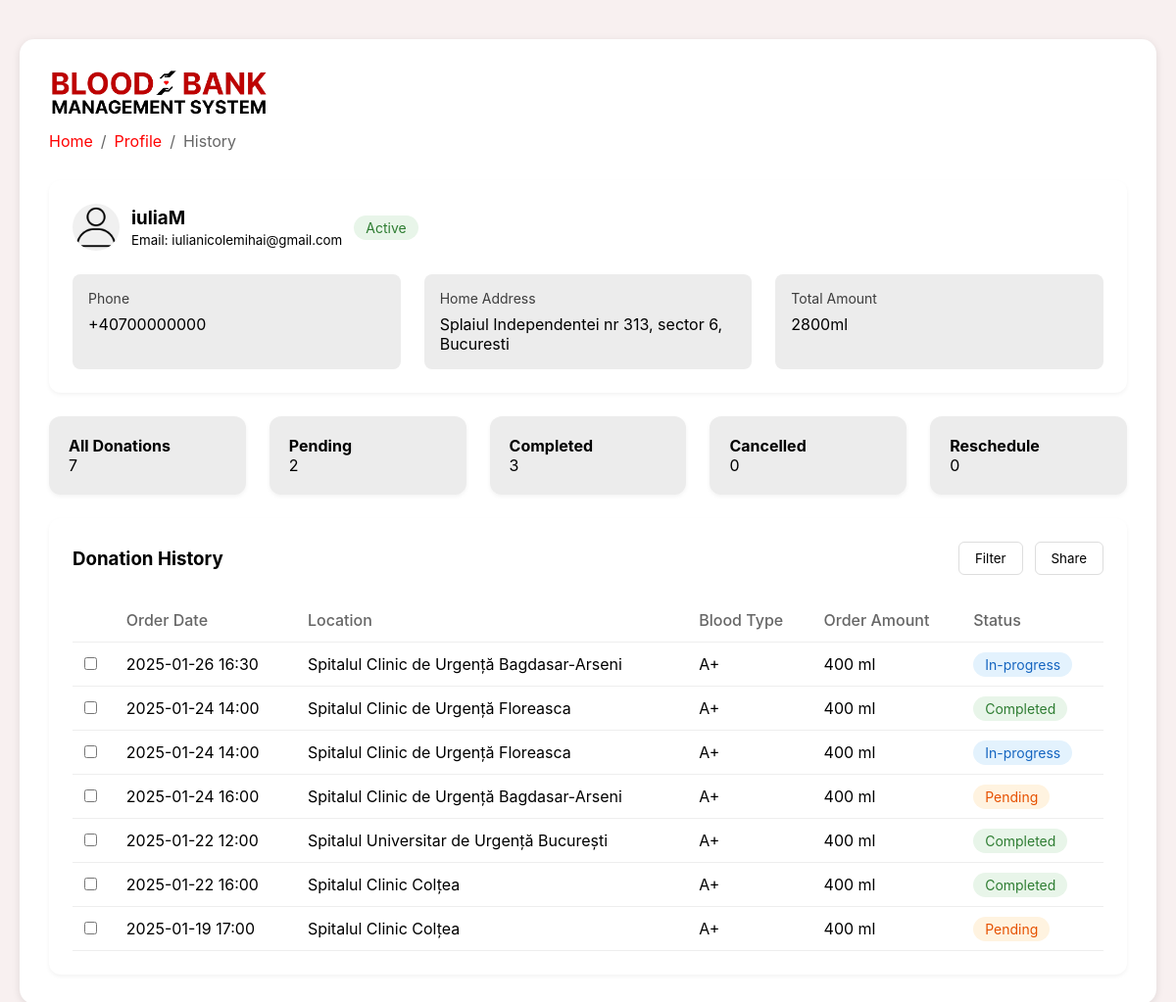
The page /donation-history (signed in) on the database as committed earlier.
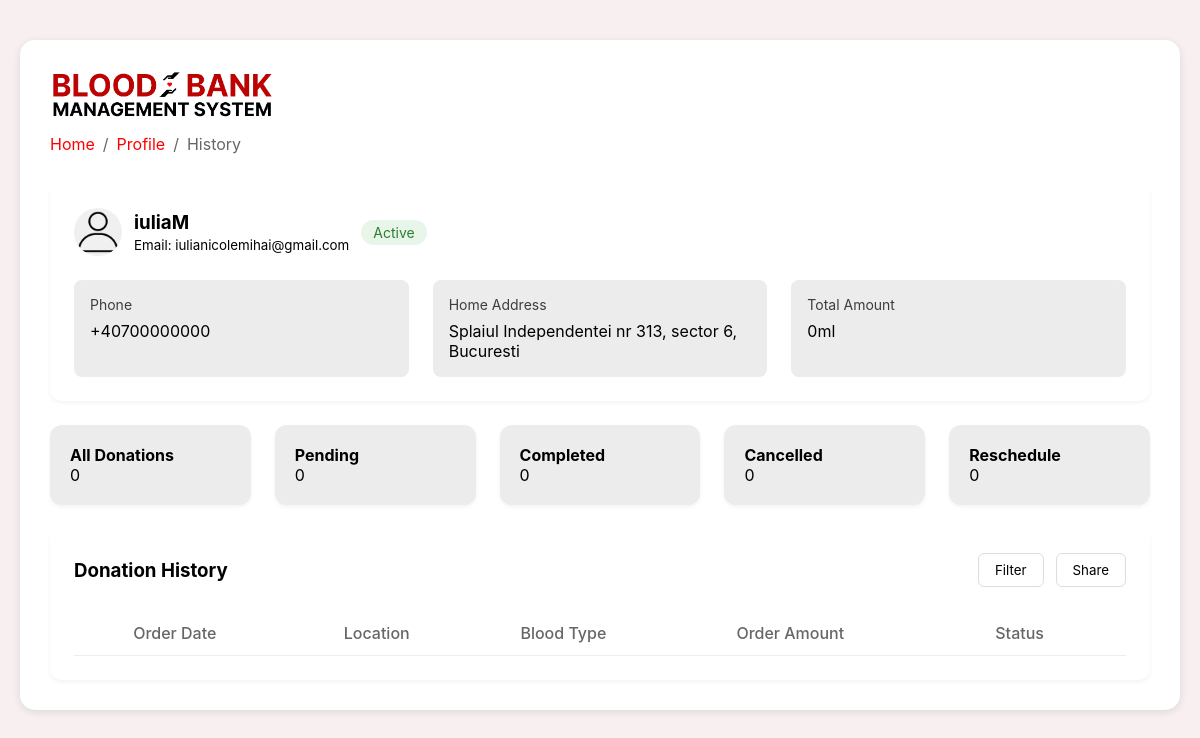
The same page on the database as committed later.
### tables this page shows
CREATE TABLE users (
        id INTEGER PRIMARY KEY AUTOINCREMENT,
        full_name TEXT NOT NULL,
        username TEXT UNIQUE NOT NULL,
        email TEXT UNIQUE NOT NULL,
        password TEXT NOT NULL 
    , is_admin BOOLEAN DEFAULT 0);

CREATE TABLE appointments (
    appointment_id INTEGER PRIMARY KEY AUTOINCREMENT,
    user_id INTEGER NOT NULL,
    date DATE NOT NULL,
    time TIME NOT NULL,
    hospital_name TEXT NOT NULL,
    blood_type TEXT NOT NULL,
    FOREIGN KEY (user_id) REFERENCES users (id)
    );

### app.py (the view)
@app.route('/donation-history')
def donation_history():
    if 'logged_in' in session:
        user_id = session['user_id']  # Get the logged-in user's ID
        conn = get_db_connection()
        cursor = conn.cursor()
        cursor.execute('''
            SELECT username, email
            FROM users
            WHERE id = ?
        ''', (user_id,))
        user_info = cursor.fetchone()
        cursor.execute('''
            SELECT date, time, hospital_name, blood_type
            FROM appointments
            WHERE user_id = ?
            ORDER BY date DESC
        ''', (user_id,))
        appointments = cursor.fetchall()
        total_donations = len(appointments)
        donation_history = []
        statuses = ['Completed', 'In-progress', 'Pending']
        for appointment in appointments:
            donation_history.append({
                'date': appointment['date'],
                'time': appointment['time'],
                'hospital_name': appointment['hospital_name'],
                'blood_type': appointment['blood_type'],
                'status': random.choice(statuses)  # Random status for display
            })
        conn.close()
        return render_template('donation-history.html',
                               user_info=user_info,
                               total_donations=total_donations,
                               donation_history=donation_history)
    flash("Please log in to access your donation history.", 'error')
    return redirect(url_for('login'))

### app.py (called while the page is built)
def get_db_connection():
    try:
        conn = sqlite3.connect('database.db')  # Adjust path if necessary
        conn.row_factory = sqlite3.Row  # Enable dictionary-like row access
        return conn
    except sqlite3.Error as e:
        print(f"Error connecting to database: {e}")
        return None

### templates/donation-history.html (shortened to what this page needs)
<!DOCTYPE html>
<html>
<head>
    <link rel="stylesheet" href="{{ url_for('static', filename='css/styles-donation-history.css') }}">
</head>
<body>
  <div class="container">
    <div class="navbar-logo">
      <a href="/">
          <img src="{{ url_for('static', filename='images/logo1.png') }}" alt="Blood Bank Management System Logo">
      </a>
  </div>
    <div class="header">
      <div class="breadcrumb">
            <a href="{{ url_for('index') }}">Home</a> /
          <a href="{{ url_for('gamification') }}">Profile</a> /
          <span>History</span>
      </div>
  </div>
    <div class="donor-info">
      <div class="user-header">
        <div class="user-avatar">
            <img src="{{ url_for('static', filename='images/profile_icon.png') }}" alt="User Icon">
        </div>
        <div>
            <h3>{{ session['username'] }}</h3>
            <small>Email: {{ user_info['email'] }}</small>
        </div>
        <span class="status-badge">Active</span>
    </div>
      <div class="info-grid">
        <div class="info-item">
          <div class="info-label">Phone</div>
          <div>+40700000000</div>
        </div>
        <div class="info-item">
          <div class="info-label">Home Address</div>
          <div>Splaiul Independentei nr 313, sector 6, Bucuresti</div>
        </div>
        <div class="info-item">
          <div class="info-label">Total Amount</div>
          <div>{{ donation_history | length * 400 }}ml</div>
        </div>
      </div>
    </div>
    <div class="stats-grid">
      <div class="stat-card">
          <h4>All Donations</h4>
          <div>{{ total_donations }}</div>
      </div>
      <div class="stat-card">
          <h4>Pending</h4>
          <div>{{ donation_history | selectattr('status', 'equalto', 'Pending') | list | length }}</div>
      </div>
      <div class="stat-card">
          <h4>Completed</h4>
          <div>{{ donation_history | selectattr('status', 'equalto', 'Completed') | list | length }}</div>
      </div>
      <div class="stat-card">
          <h4>Cancelled</h4>
          <div>{{ donation_history | selectattr('status', 'equalto', 'Cancelled') | list | length }}</div>
      </div>
      <div class="stat-card">
          <h4>Reschedule</h4>
          <div>{{ donation_history | selectattr('status', 'equalto', 'Reschedule') | list | length }}</div>
      </div>
    </div>
    <div class="donation-history">
      <div class="history-header">
        <h3>Donation History</h3>
        <div class="action-buttons">
          <button class="btn">Filter</button>
          <button class="btn">Share</button>
        </div>
      </div>
      <table>
        <thead>
          <tr>
            <th></th>
            <th>Order Date</th>
            <th>Location</th>
            <th>Blood Type</th>
            <th>Order Amount</th>
            <th>Status</th>
          </tr>
        </thead>
        <tbody>
          {% for donation in donation_history %}
          <tr>
            <td><input type="checkbox"></td>
            <td>{{ donation['date'] }} {{ donation['time'] }}</td>
            <td>{{ donation['hospital_name'] }}</td>
            <td>{{ donation['blood_type'] }}</td>
            <td>400 ml</td>
            <td><span class="status {{ donation['status']|lower }}">{{ donation['status'] }}</span></td>
          </tr>
          {% endfor %}
        </tbody>
      </table>
    </div>
  </div>
</body>
</html>

### static/css/styles-donation-history.css (style rules this page uses)
* { margin: 0; padding: 0; box-sizing: border-box; font-family: -apple-system, BlinkMacSystemFont, "Segoe UI", Roboto, sans-serif; }
body { background: #f8f0f0; padding: 20px; }
.container { max-width: 1700px; margin: 0 auto; margin-top: 20px; background: white; padding: 30px; border-radius: 15px; box-shadow: 0 2px 8px rgba(0,0,0,0.1); }
.navbar-logo img { height: 50px; margin-left: -0px; margin-bottom: 10px; }
.header { display: flex; align-items: center; gap: 8px; margin-bottom: 20px; }
.breadcrumb { display: flex; align-items: center; gap: 8px; margin-bottom: 20px; color: #666; margin-bottom: 10px; }
.breadcrumb a { color: #ff0000; text-decoration: none; }
.donor-info { background: white; border-radius: 12px; padding: 24px; margin-bottom: 24px; box-shadow: 0 2px 4px rgba(0,0,0,0.05); }
.user-header { display: flex; align-items: center; gap: 12px; margin-bottom: 24px; }
.user-avatar { width: 48px; height: 48px; background: #f0f0f0; border-radius: 50%; overflow: hidden; }
.user-avatar img { width: 100%; height: 100%; border-radius: 50%; object-fit: cover; }
.status-badge { background: #e8f5e9; color: #2e7d32; padding: 4px 12px; border-radius: 16px; font-size: 14px; }
.info-grid { display: grid; grid-template-columns: repeat(auto-fit, minmax(250px, 1fr)); gap: 24px; }
.info-item { background: rgb(236, 236, 236); padding: 16px; border-radius: 8px; }
.info-label { color: #3d3d3d; font-size: 14px; margin-bottom: 8px; }
.stats-grid { display: grid; grid-template-columns: repeat(auto-fit, minmax(200px, 1fr)); gap: 24px; margin-bottom: 24px; }
.stat-card { background: rgb(236, 236, 236); padding: 20px; border-radius: 12px; box-shadow: 0 2px 4px rgba(0,0,0,0.05); }
.donation-history { background: white; border-radius: 12px; padding: 24px; box-shadow: 0 2px 4px rgba(0,0,0,0.05); }
.history-header { display: flex; justify-content: space-between; align-items: center; margin-bottom: 24px; }
.action-buttons { display: flex; gap: 12px; }
.btn { padding: 8px 16px; border-radius: 6px; border: 1px solid #ddd; background: white; cursor: pointer; }
table { width: 100%; border-collapse: collapse; }
th, td { padding: 12px; text-align: left; border-bottom: 1px solid #eee; }
th { color: #666; font-weight: 500; }

Rows that differ between the two databases and show on the page:
removed appointments: date "2025-01-26", time "16:30", hospital_name "Spitalul Clinic de Urgență Bagdasar-Arseni", blood_type "A+", status "In-progress"
removed appointments: date "2025-01-24", time "14:00", hospital_name "Spitalul Clinic de Urgență Floreasca", blood_type "A+", status "Completed"
removed appointments: date "2025-01-24", time "14:00", hospital_name "Spitalul Clinic de Urgență Floreasca", blood_type "A+", status "In-progress"
removed appointments: date "2025-01-24", time "16:00", hospital_name "Spitalul Clinic de Urgență Bagdasar-Arseni", blood_type "A+", status "Pending"
removed appointments: date "2025-01-22", time "12:00", hospital_name "Spitalul Universitar de Urgență București", blood_type "A+", status "Completed"
removed appointments: date "2025-01-22", time "16:00", hospital_name "Spitalul Clinic Colțea", blood_type "A+", status "Completed"
removed appointments: date "2025-01-19", time "17:00", hospital_name "Spitalul Clinic Colțea", blood_type "A+", status "Pending"
Other text that changed with them:
{{ donation_history | length * 400 }}: "2800" → "0"
{{ total_donations }}: "7" → "0"
text no longer shown: "2 3"
text now shown: "0 0"
